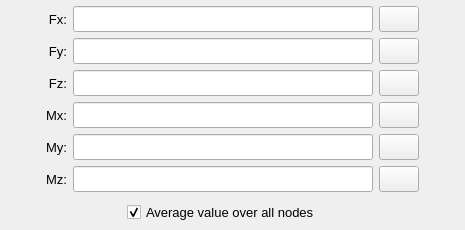
           <widget class="QWidget" name="tab_tabular_data">
            <attribute name="title">
             <string>Tabular data</string>
            </attribute>
            <layout class="QGridLayout" name="gridLayout_10">
             <property name="leftMargin">
              <number>2</number>
             </property>
             <property name="topMargin">
              <number>2</number>
             </property>
             <property name="rightMargin">
              <number>2</number>
             </property>
             <property name="bottomMargin">
              <number>2</number>
             </property>
             <property name="spacing">
              <number>2</number>
             </property>
             <item row="0" column="0">
              <widget class="QFrame" name="frame_9">
               <property name="frameShape">
                <enum>QFrame::Shape::NoFrame</enum>
               </property>
               <property name="frameShadow">
                <enum>QFrame::Shadow::Raised</enum>
               </property>
               <layout class="QGridLayout" name="gridLayout_3">
                <property name="leftMargin">
                 <number>4</number>
                </property>
                <property name="topMargin">
                 <number>4</number>
                </property>
                <property name="rightMargin">
                 <number>4</number>
                </property>
                <property name="bottomMargin">
                 <number>2</number>
                </property>
                <property name="spacing">
                 <number>6</number>
                </property>
                <item row="0" column="4">
                 <spacer name="horizontalSpacer_4">
                  <property name="orientation">
                   <enum>Qt::Orientation::Horizontal</enum>
                  </property>
                  <property name="sizeHint" stdset="0">
                   <size>
                    <width>40</width>
                    <height>20</height>
                   </size>
                  </property>
                 </spacer>
                </item>
                <item row="0" column="0">
                 <spacer name="horizontalSpacer_3">
                  <property name="orientation">
                   <enum>Qt::Orientation::Horizontal</enum>
                  </property>
                  <property name="sizeHint" stdset="0">
                   <size>
                    <width>40</width>
                    <height>20</height>
                   </size>
                  </property>
                 </spacer>
                </item>
                <item row="2" column="3">
                 <widget class="QPushButton" name="pushButton_load_Fz_table">
                  <property name="enabled">
                   <bool>true</bool>
                  </property>
                  <property name="sizePolicy">
                   <sizepolicy hsizetype="Expanding" vsizetype="Fixed">
                    <horstretch>0</horstretch>
                    <verstretch>0</verstretch>
                   </sizepolicy>
                  </property>
                  <property name="minimumSize">
                   <size>
                    <width>40</width>
                    <height>26</height>
                   </size>
                  </property>
                  <property name="maximumSize">
                   <size>
                    <width>40</width>
                    <height>26</height>
                   </size>
                  </property>
                  <property name="font">
                   <font>
                    <pointsize>10</pointsize>
                    <bold>false</bold>
                   </font>
                  </property>
                  <property name="styleSheet">
                   <string notr="true"/>
                  </property>
                  <property name="text">
                   <string/>
                  </property>
                  <property name="icon">
                   <iconset resource="../../../icons/resources.qrc">
                    <normaloff>:/icons/document_search_blue.png</normaloff>:/icons/document_search_blue.png</iconset>
                  </property>
                  <property name="iconSize">
                   <size>
                    <width>20</width>
                    <height>20</height>
                   </size>
                  </property>
                  <property name="autoDefault">
                   <bool>false</bool>
                  </property>
                 </widget>
                </item>
                <item row="3" column="2">
                 <widget class="QLineEdit" name="lineEdit_path_table_Mx">
                  <property name="enabled">
                   <bool>true</bool>
                  </property>
                  <property name="minimumSize">
                   <size>
                    <width>300</width>
                    <height>26</height>
                   </size>
                  </property>
                  <property name="maximumSize">
                   <size>
                    <width>300</width>
                    <height>26</height>
                   </size>
                  </property>
                  <property name="alignment">
                   <set>Qt::AlignmentFlag::AlignCenter</set>
                  </property>
                  <property name="clearButtonEnabled">
                   <bool>true</bool>
                  </property>
                 </widget>
                </item>
                <item row="3" column="3">
                 <widget class="QPushButton" name="pushButton_load_Mx_table">
                  <property name="enabled">
                   <bool>true</bool>
                  </property>
                  <property name="sizePolicy">
                   <sizepolicy hsizetype="Expanding" vsizetype="Fixed">
                    <horstretch>0</horstretch>
                    <verstretch>0</verstretch>
                   </sizepolicy>
                  </property>
                  <property name="minimumSize">
                   <size>
                    <width>40</width>
                    <height>26</height>
                   </size>
                  </property>
                  <property name="maximumSize">
                   <size>
                    <width>40</width>
                    <height>26</height>
                   </size>
                  </property>
                  <property name="font">
                   <font>
                    <pointsize>10</pointsize>
                    <bold>false</bold>
                   </font>
                  </property>
                  <property name="styleSheet">
                   <string notr="true"/>
                  </property>
                  <property name="text">
                   <string/>
                  </property>
                  <property name="icon">
                   <iconset resource="../../../icons/resources.qrc">
                    <normaloff>:/icons/document_search_blue.png</normaloff>:/icons/document_search_blue.png</iconset>
                  </property>
                  <property name="iconSize">
                   <size>
                    <width>20</width>
                    <height>20</height>
                   </size>
                  </property>
                  <property name="autoDefault">
                   <bool>false</bool>
                  </property>
                 </widget>
                </item>
                <item row="0" column="1">
                 <widget class="QLabel" name="label_Fx_table">
                  <property name="enabled">
                   <bool>true</bool>
                  </property>
                  <property name="minimumSize">
                   <size>
                    <width>0</width>
                    <height>26</height>
                   </size>
                  </property>
                  <property name="maximumSize">
                   <size>
                    <width>38</width>
                    <height>26</height>
                   </size>
                  </property>
                  <property name="font">
                   <font>
                    <pointsize>10</pointsize>
                    <bold>false</bold>
                   </font>
                  </property>
                  <property name="text">
                   <string>Fx:</string>
                  </property>
                  <property name="alignment">
                   <set>Qt::AlignmentFlag::AlignRight|Qt::AlignmentFlag::AlignTrailing|Qt::AlignmentFlag::AlignVCenter</set>
                  </property>
                 </widget>
                </item>
                <item row="5" column="3">
                 <widget class="QPushButton" name="pushButton_load_Mz_table">
                  <property name="enabled">
                   <bool>true</bool>
                  </property>
                  <property name="sizePolicy">
                   <sizepolicy hsizetype="Expanding" vsizetype="Fixed">
                    <horstretch>0</horstretch>
                    <verstretch>0</verstretch>
                   </sizepolicy>
                  </property>
                  <property name="minimumSize">
                   <size>
                    <width>40</width>
                    <height>26</height>
                   </size>
                  </property>
                  <property name="maximumSize">
                   <size>
                    <width>40</width>
                    <height>26</height>
                   </size>
                  </property>
                  <property name="font">
                   <font>
                    <pointsize>10</pointsize>
                    <bold>false</bold>
                   </font>
                  </property>
                  <property name="styleSheet">
                   <string notr="true"/>
                  </property>
                  <property name="text">
                   <string/>
                  </property>
                  <property name="icon">
                   <iconset resource="../../../icons/resources.qrc">
                    <normaloff>:/icons/document_search_blue.png</normaloff>:/icons/document_search_blue.png</iconset>
                  </property>
                  <property name="iconSize">
                   <size>
                    <width>20</width>
                    <height>20</height>
                   </size>
                  </property>
                  <property name="autoDefault">
                   <bool>false</bool>
                  </property>
                 </widget>
                </item>
                <item row="1" column="1">
                 <widget class="QLabel" name="label_Fy_table">
                  <property name="enabled">
                   <bool>true</bool>
                  </property>
                  <property name="minimumSize">
                   <size>
                    <width>0</width>
                    <height>26</height>
                   </size>
                  </property>
                  <property name="maximumSize">
                   <size>
                    <width>38</width>
                    <height>26</height>
                   </size>
                  </property>
                  <property name="font">
                   <font>
                    <pointsize>10</pointsize>
                    <bold>false</bold>
                   </font>
                  </property>
                  <property name="text">
                   <string>Fy:</string>
                  </property>
                  <property name="alignment">
                   <set>Qt::AlignmentFlag::AlignRight|Qt::AlignmentFlag::AlignTrailing|Qt::AlignmentFlag::AlignVCenter</set>
                  </property>
                 </widget>
                </item>
                <item row="3" column="1">
                 <widget class="QLabel" name="label_Mx_table">
                  <property name="enabled">
                   <bool>true</bool>
                  </property>
                  <property name="minimumSize">
                   <size>
                    <width>0</width>
                    <height>26</height>
                   </size>
                  </property>
                  <property name="maximumSize">
                   <size>
                    <width>38</width>
                    <height>26</height>
                   </size>
                  </property>
                  <property name="font">
                   <font>
                    <pointsize>10</pointsize>
                    <bold>false</bold>
                   </font>
                  </property>
                  <property name="text">
                   <string>Mx:</string>
                  </property>
                  <property name="alignment">
                   <set>Qt::AlignmentFlag::AlignRight|Qt::AlignmentFlag::AlignTrailing|Qt::AlignmentFlag::AlignVCenter</set>
                  </property>
                 </widget>
                </item>
                <item row="0" column="2">
                 <widget class="QLineEdit" name="lineEdit_path_table_Fx">
                  <property name="enabled">
                   <bool>true</bool>
                  </property>
                  <property name="minimumSize">
                   <size>
                    <width>300</width>
                    <height>26</height>
                   </size>
                  </property>
                  <property name="maximumSize">
                   <size>
                    <width>300</width>
                    <height>26</height>
                   </size>
                  </property>
                  <property name="styleSheet">
                   <string notr="true"/>
                  </property>
                  <property name="alignment">
                   <set>Qt::AlignmentFlag::AlignCenter</set>
                  </property>
                  <property name="clearButtonEnabled">
                   <bool>true</bool>
                  </property>
                 </widget>
                </item>
                <item row="2" column="2">
                 <widget class="QLineEdit" name="lineEdit_path_table_Fz">
                  <property name="enabled">
                   <bool>true</bool>
                  </property>
                  <property name="minimumSize">
                   <size>
                    <width>300</width>
                    <height>26</height>
                   </size>
                  </property>
                  <property name="maximumSize">
                   <size>
                    <width>300</width>
                    <height>26</height>
                   </size>
                  </property>
                  <property name="alignment">
                   <set>Qt::AlignmentFlag::AlignCenter</set>
                  </property>
                  <property name="clearButtonEnabled">
                   <bool>true</bool>
                  </property>
                 </widget>
                </item>
                <item row="5" column="2">
                 <widget class="QLineEdit" name="lineEdit_path_table_Mz">
                  <property name="enabled">
                   <bool>true</bool>
                  </property>
                  <property name="minimumSize">
                   <size>
                    <width>300</width>
                    <height>26</height>
                   </size>
                  </property>
                  <property name="maximumSize">
                   <size>
                    <width>300</width>
                    <height>26</height>
                   </size>
                  </property>
                  <property name="alignment">
                   <set>Qt::AlignmentFlag::AlignCenter</set>
                  </property>
                  <property name="clearButtonEnabled">
                   <bool>true</bool>
                  </property>
                 </widget>
                </item>
                <item row="4" column="1">
                 <widget class="QLabel" name="label_My_table">
                  <property name="enabled">
                   <bool>true</bool>
                  </property>
                  <property name="minimumSize">
                   <size>
                    <width>0</width>
                    <height>26</height>
                   </size>
                  </property>
                  <property name="maximumSize">
                   <size>
                    <width>38</width>
                    <height>26</height>
                   </size>
                  </property>
                  <property name="font">
                   <font>
                    <pointsize>10</pointsize>
                    <bold>false</bold>
                   </font>
                  </property>
                  <property name="text">
                   <string>My:</string>
                  </property>
                  <property name="alignment">
                   <set>Qt::AlignmentFlag::AlignRight|Qt::AlignmentFlag::AlignTrailing|Qt::AlignmentFlag::AlignVCenter</set>
                  </property>
                 </widget>
                </item>
                <item row="1" column="2">
                 <widget class="QLineEdit" name="lineEdit_path_table_Fy">
                  <property name="enabled">
                   <bool>true</bool>
                  </property>
                  <property name="minimumSize">
                   <size>
                    <width>300</width>
                    <height>26</height>
                   </size>
                  </property>
                  <property name="maximumSize">
                   <size>
                    <width>300</width>
                    <height>26</height>
                   </size>
                  </property>
                  <property name="styleSheet">
                   <string notr="true"/>
                  </property>
                  <property name="alignment">
                   <set>Qt::AlignmentFlag::AlignCenter</set>
                  </property>
                  <property name="clearButtonEnabled">
                   <bool>true</bool>
                  </property>
                 </widget>
                </item>
                <item row="5" column="1">
                 <widget class="QLabel" name="label_Mz_table">
                  <property name="enabled">
                   <bool>true</bool>
                  </property>
                  <property name="minimumSize">
                   <size>
                    <width>0</width>
                    <height>26</height>
                   </size>
                  </property>
                  <property name="maximumSize">
                   <size>
                    <width>38</width>
                    <height>26</height>
                   </size>
                  </property>
                  <property name="font">
                   <font>
                    <pointsize>10</pointsize>
                    <bold>false</bold>
                   </font>
                  </property>
                  <property name="text">
                   <string>Mz:</string>
                  </property>
                  <property name="alignment">
                   <set>Qt::AlignmentFlag::AlignRight|Qt::AlignmentFlag::AlignTrailing|Qt::AlignmentFlag::AlignVCenter</set>
                  </property>
                 </widget>
                </item>
                <item row="1" column="3">
                 <widget class="QPushButton" name="pushButton_load_Fy_table">
                  <property name="enabled">
                   <bool>true</bool>
                  </property>
                  <property name="sizePolicy">
                   <sizepolicy hsizetype="Expanding" vsizetype="Fixed">
                    <horstretch>0</horstretch>
                    <verstretch>0</verstretch>
                   </sizepolicy>
                  </property>
                  <property name="minimumSize">
                   <size>
                    <width>40</width>
                    <height>26</height>
                   </size>
                  </property>
                  <property name="maximumSize">
                   <size>
                    <width>40</width>
                    <height>26</height>
                   </size>
                  </property>
                  <property name="font">
                   <font>
                    <pointsize>10</pointsize>
                    <bold>false</bold>
                   </font>
                  </property>
                  <property name="styleSheet">
                   <string notr="true"/>
                  </property>
                  <property name="text">
                   <string/>
                  </property>
                  <property name="icon">
                   <iconset resource="../../../icons/resources.qrc">
                    <normaloff>:/icons/document_search_blue.png</normaloff>:/icons/document_search_blue.png</iconset>
                  </property>
                  <property name="iconSize">
                   <size>
                    <width>20</width>
                    <height>20</height>
                   </size>
                  </property>
                  <property name="autoDefault">
                   <bool>false</bool>
                  </property>
                 </widget>
                </item>
                <item row="4" column="3">
                 <widget class="QPushButton" name="pushButton_load_My_table">
                  <property name="enabled">
                   <bool>true</bool>
                  </property>
                  <property name="sizePolicy">
                   <sizepolicy hsizetype="Expanding" vsizetype="Fixed">
                    <horstretch>0</horstretch>
                    <verstretch>0</verstretch>
                   </sizepolicy>
                  </property>
                  <property name="minimumSize">
                   <size>
                    <width>40</width>
                    <height>26</height>
                   </size>
                  </property>
                  <property name="maximumSize">
                   <size>
                    <width>40</width>
                    <height>26</height>
                   </size>
                  </property>
                  <property name="font">
                   <font>
                    <pointsize>10</pointsize>
                    <bold>false</bold>
                   </font>
                  </property>
                  <property name="styleSheet">
                   <string notr="true"/>
                  </property>
                  <property name="text">
                   <string/>
                  </property>
                  <property name="icon">
                   <iconset resource="../../../icons/resources.qrc">
                    <normaloff>:/icons/document_search_blue.png</normaloff>:/icons/document_search_blue.png</iconset>
                  </property>
                  <property name="iconSize">
                   <size>
                    <width>20</width>
                    <height>20</height>
                   </size>
                  </property>
                  <property name="autoDefault">
                   <bool>false</bool>
                  </property>
                 </widget>
                </item>
                <item row="2" column="1">
                 <widget class="QLabel" name="label_Fz_table">
                  <property name="enabled">
                   <bool>true</bool>
                  </property>
                  <property name="minimumSize">
                   <size>
                    <width>0</width>
                    <height>26</height>
                   </size>
                  </property>
                  <property name="maximumSize">
                   <size>
                    <width>38</width>
                    <height>26</height>
                   </size>
                  </property>
                  <property name="font">
                   <font>
                    <pointsize>10</pointsize>
                    <bold>false</bold>
                   </font>
                  </property>
                  <property name="text">
                   <string>Fz:</string>
                  </property>
                  <property name="alignment">
                   <set>Qt::AlignmentFlag::AlignRight|Qt::AlignmentFlag::AlignTrailing|Qt::AlignmentFlag::AlignVCenter</set>
                  </property>
                 </widget>
                </item>
                <item row="4" column="2">
                 <widget class="QLineEdit" name="lineEdit_path_table_My">
                  <property name="enabled">
                   <bool>true</bool>
                  </property>
                  <property name="minimumSize">
                   <size>
                    <width>300</width>
                    <height>26</height>
                   </size>
                  </property>
                  <property name="maximumSize">
                   <size>
                    <width>300</width>
                    <height>26</height>
                   </size>
                  </property>
                  <property name="alignment">
                   <set>Qt::AlignmentFlag::AlignCenter</set>
                  </property>
                  <property name="clearButtonEnabled">
                   <bool>true</bool>
                  </property>
                 </widget>
                </item>
                <item row="0" column="3">
                 <widget class="QPushButton" name="pushButton_load_Fx_table">
                  <property name="enabled">
                   <bool>true</bool>
                  </property>
                  <property name="sizePolicy">
                   <sizepolicy hsizetype="Expanding" vsizetype="Fixed">
                    <horstretch>0</horstretch>
                    <verstretch>0</verstretch>
                   </sizepolicy>
                  </property>
                  <property name="minimumSize">
                   <size>
                    <width>40</width>
                    <height>26</height>
                   </size>
                  </property>
                  <property name="maximumSize">
                   <size>
                    <width>40</width>
                    <height>26</height>
                   </size>
                  </property>
                  <property name="font">
                   <font>
                    <pointsize>10</pointsize>
                    <bold>false</bold>
                   </font>
                  </property>
                  <property name="styleSheet">
                   <string notr="true"/>
                  </property>
                  <property name="text">
                   <string/>
                  </property>
                  <property name="icon">
                   <iconset resource="../../../icons/resources.qrc">
                    <normaloff>:/icons/document_search_blue.png</normaloff>:/icons/document_search_blue.png</iconset>
                  </property>
                  <property name="iconSize">
                   <size>
                    <width>20</width>
                    <height>20</height>
                   </size>
                  </property>
                  <property name="autoDefault">
                   <bool>false</bool>
                  </property>
                 </widget>
                </item>
                <item row="6" column="2">
                 <widget class="QFrame" name="frame_21">
                  <property name="minimumSize">
                   <size>
                    <width>0</width>
                    <height>28</height>
                   </size>
                  </property>
                  <property name="maximumSize">
                   <size>
                    <width>16777215</width>
                    <height>28</height>
                   </size>
                  </property>
                  <property name="frameShape">
                   <enum>QFrame::Shape::NoFrame</enum>
                  </property>
                  <property name="frameShadow">
                   <enum>QFrame::Shadow::Raised</enum>
                  </property>
                  <layout class="QGridLayout" name="gridLayout_17">
                   <property name="leftMargin">
                    <number>0</number>
                   </property>
                   <property name="topMargin">
                    <number>0</number>
                   </property>
                   <property name="rightMargin">
                    <number>0</number>
                   </property>
                   <property name="bottomMargin">
                    <number>0</number>
                   </property>
                   <property name="spacing">
                    <number>0</number>
                   </property>
                   <item row="0" column="1">
                    <widget class="QCheckBox" name="checkBox_averaged_table_values">
                     <property name="minimumSize">
                      <size>
                       <width>0</width>
                       <height>28</height>
                      </size>
                     </property>
                     <property name="maximumSize">
                      <size>
                       <width>220</width>
                       <height>28</height>
                      </size>
                     </property>
                     <property name="font">
                      <font>
                       <pointsize>10</pointsize>
                       <bold>false</bold>
                      </font>
                     </property>
                     <property name="text">
                      <string>Average value over all nodes</string>
                     </property>
                     <property name="checked">
                      <bool>true</bool>
                     </property>
                    </widget>
                   </item>
                   <item row="0" column="0">
                    <spacer name="horizontalSpacer_13">
                     <property name="orientation">
                      <enum>Qt::Orientation::Horizontal</enum>
                     </property>
                     <property name="sizeHint" stdset="0">
                      <size>
                       <width>40</width>
                       <height>20</height>
                      </size>
                     </property>
                    </spacer>
                   </item>
                   <item row="0" column="2">
                    <spacer name="horizontalSpacer_14">
                     <property name="orientation">
                      <enum>Qt::Orientation::Horizontal</enum>
                     </property>
                     <property name="sizeHint" stdset="0">
                      <size>
                       <width>40</width>
                       <height>20</height>
                      </size>
                     </property>
                    </spacer>
                   </item>
                  </layout>
                 </widget>
                </item>
               </layout>
              </widget>
             </item>
            </layout>
           </widget>
